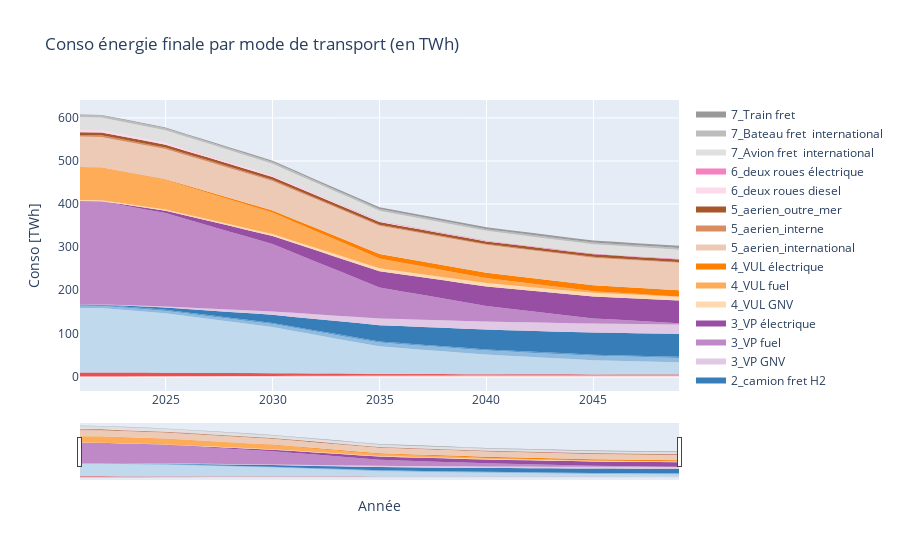

The notebook cell saved with this chart:
### Markdown cell above
### 4.2 Résultats de la simulation prospective <a class="anchor" id="prospective"></a>

### Code cell
#region représentations graphiques

Var = "Conso"
y_df = sim_stock_df.groupby(["year",Energy_system_name])[Var].sum().to_frame().reset_index().\
    pivot(index=['year'], columns=Energy_system_name).loc[[year for year in sim_param["years"][1:]],Var]
y_df.columns=pd.MultiIndex.from_tuples([(str(col_class_dict[key]),key) for key in y_df.columns])

fig = MyStackedPlotly(y_df=y_df)
fig=fig.update_layout(title_text="Conso énergie finale par mode de transport (en TWh)", xaxis_title="Année",yaxis_title="Conso [TWh]")
#plotly.offline.plot(fig, filename=Graphic_folder+'file.html') ## offline
fig.show()

#endregion
